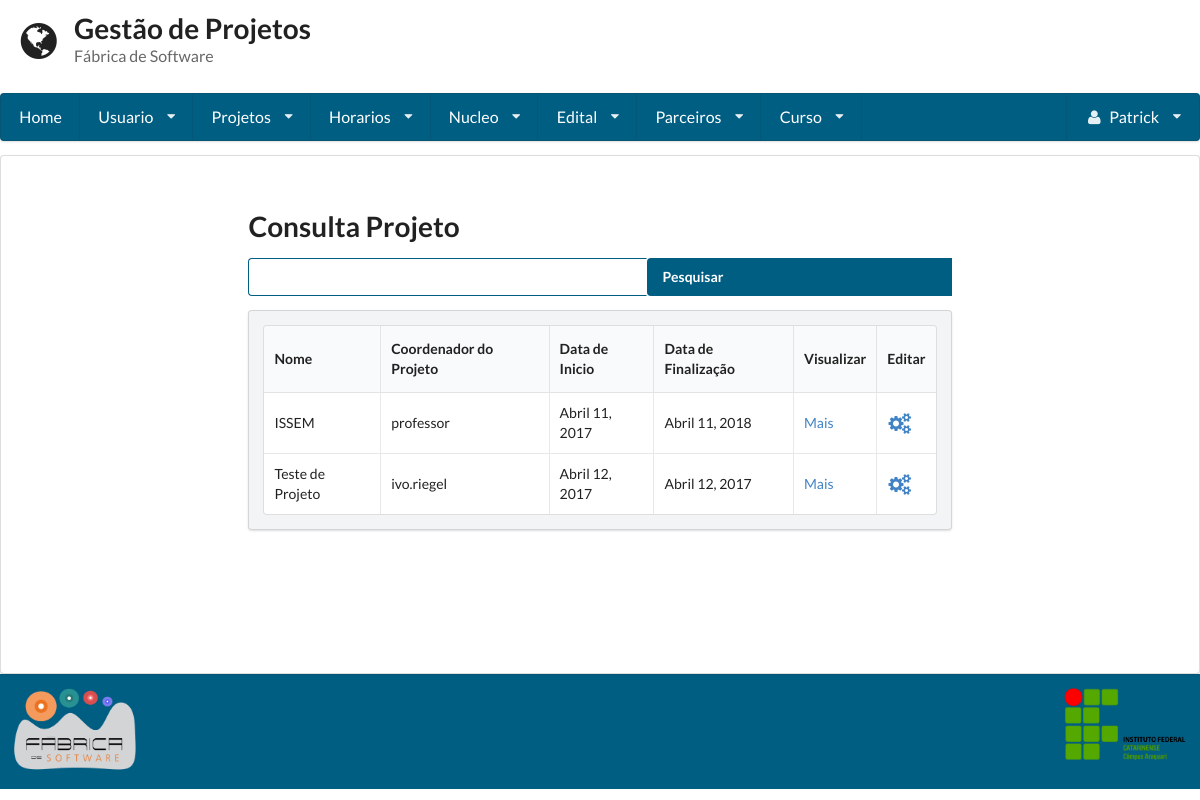
/consulta_projeto/ (signed in), run on an earlier commit of the app's database.
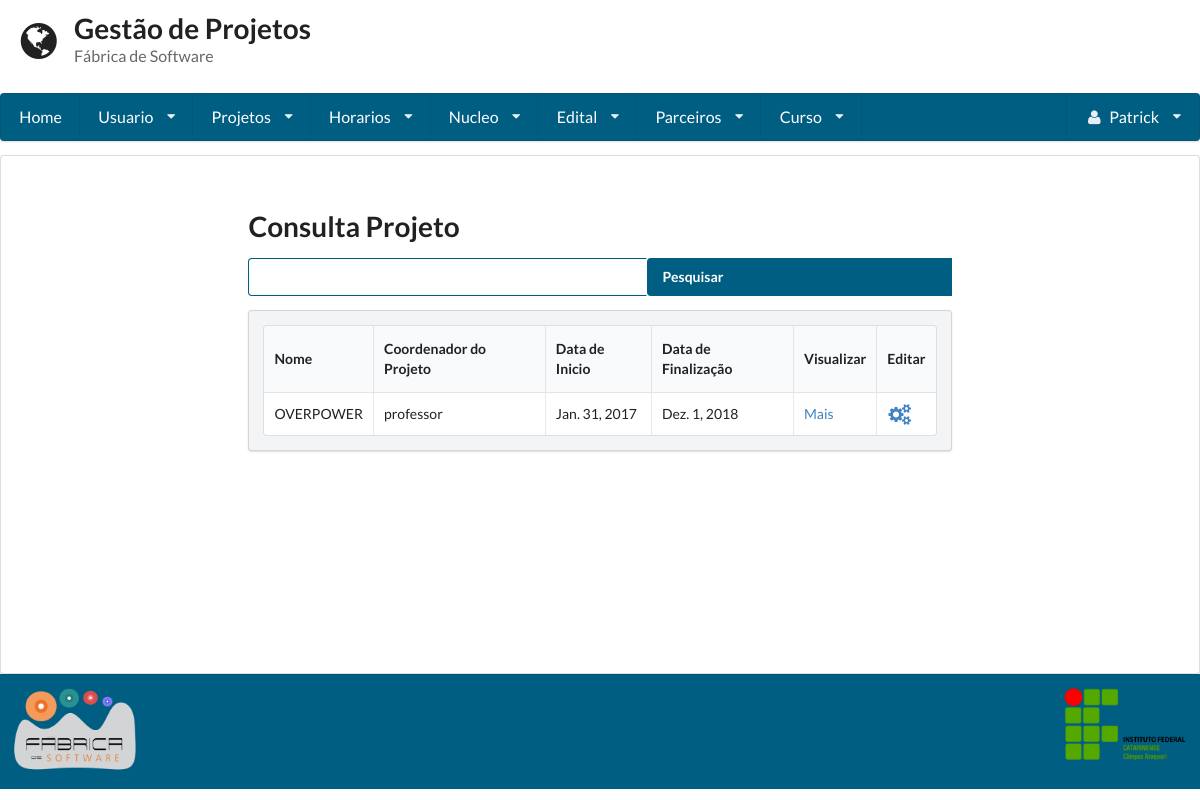
And on a later commit of the database.
### gestaoapp/models/projeto.py (models this page shows, shortened)
class Projeto(models.Model):
    TIPO_CHOICES = (
        ('Pesquisa', 'Pesquisa'),
        ('Extensao', 'Extensão'),
        ('Ensino', 'Ensino'),
        ('Pesquisa_Extensao', 'Pesquisa/Extensão'),
    )
    tipo = models.CharField(
        max_length=255, null=True, blank=True,
        choices=TIPO_CHOICES
    )
    nome = models.CharField(max_length=255)
    imagem = models.ImageField("Imagem", upload_to='projeto')
    codigo = models.CharField(max_length=255, unique=True)
    coordenador = models.ForeignKey(Usuario, related_name="coordenador")
    duracao = models.CharField(max_length=255)
    data_inicio = models.DateField()
    data_fim = models.DateField()
    nucleo = models.ManyToManyField(Nucleo)
    edital = models.ManyToManyField(Edital, blank=True)
    descricao = models.TextField()
    data_cadastro = models.DateField(auto_now=True)
    membro = models.ManyToManyField(Usuario, blank=True, related_name="Membros")
    parceiro = models.ManyToManyField(Parceiro, blank=True)

### gestaoapp/views/projeto.py (the view, shortened to what this page needs)
# urls.py: url(r'^consulta_projeto/', ConsultaProjeto.as_view()),
class ConsultaProjeto(LoginRequiredMixin, View):
    template = 'projeto/consulta.html'
    def get(self, request):
        form = Busca()
        projeto = Projeto.objects.all()
        return render(request, self.template, {'projetos': projeto, "form": form})

### gestaoapp/forms/busca.py
class Busca(forms.Form):
	nome = forms.CharField(label='Buscar', widget=forms.TextInput)

### gestaoapp/templates/projeto/consulta.html (shortened to what this page needs)
{% extends 'base.html'%}
{% block conteudo%}
<form method='POST' action='/consulta_projeto/' class="ui form">
 	<h1 class="ui header">Consulta Projeto</h1>
 	<div class="field">
	 	<div class="ui action input">
	  		{{form.nome}}
		    <input type="submit" value="Pesquisar" class='icon search'>
		</div>
	</div>
</form>
<div class="ui secondary segment">
	<table class="ui celled table">
		<thead>
			<tr>
				<th>Nome</th>
				<th>Coordenador do Projeto</th>
				<th>Data de Inicio</th>
				<th>Data de Finalização</th>
				{% if user.is_superuser %}
					<th>Visualizar</th>
					<th>Editar</th>
				{% endif %}
			</tr>
		</thead>
		<tbody>
		{% for projeto in projetos %}
			<tr>
				<td>{{ projeto.nome }}</td>
				<td>{{ projeto.coordenador }}</td>
				<td>{{ projeto.data_inicio }}</td>
				<td>{{ projeto.data_fim}}</td>
				{% if user.is_superuser %}
					<td><a href="../visualizar_projeto/{{projeto.id}}">Mais</a></td>
					<td><a href="../editar_projeto/{{projeto.id}}"><i class="settings large icon"></i></a></td>
				{% endif %}
			</tr>
		{% endfor %}
		</tbody>
	</table>
</div>
{%endblock%}

What changed in the data, as far as the page shows it:
removed Projeto: nome "Teste de Projeto", coordenador "ivo.riegel", data_inicio "Abril 12, 2017", data_fim "Abril 12, 2017"
changed Projeto "professor": nome "ISSEM" → "OVERPOWER"; data_inicio "Abril 11, 2017" → "Jan. 31, 2017"; data_fim "Abril 11, 2018" → "Dez. 1, 2018"
